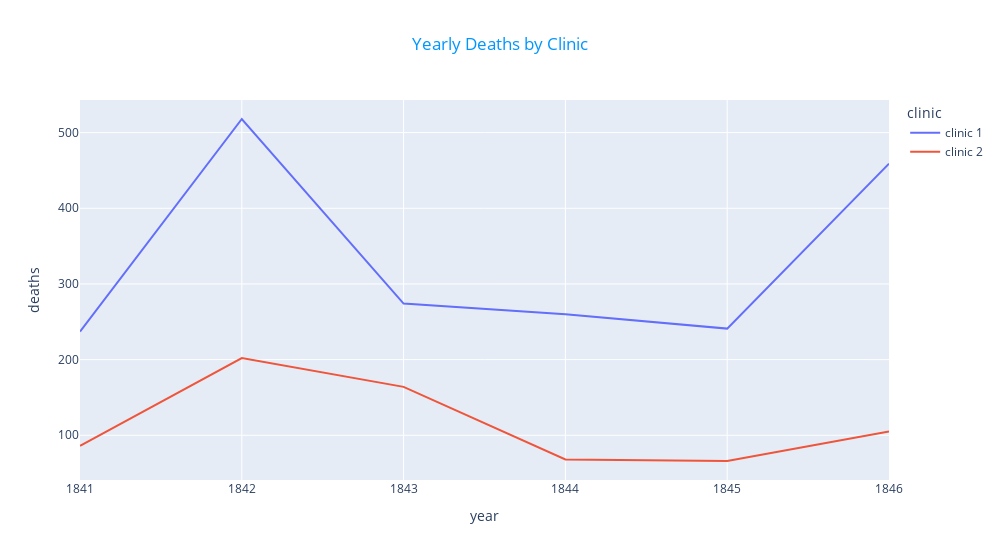

The cell this chart's notebook holds for it:
### Code cell
line = px.line(df_yearly, x='year', y='deaths',color='clinic',title='Yearly Deaths by Clinic').update_layout(title_x=0.5, width=1000)
line['layout']['title']['font'] = dict(color='#0096FF')

line.show()

### Figure 1 — Plotly figure (JSON) as saved in the notebook; plotly's stock layout.template omitted (floating-point values rounded to 4 significant figures)
{"data": [{"hovertemplate": "clinic=clinic 1<br>year=%{x}<br>deaths=%{y}<extra></extra>", "legendgroup": "clinic 1", "line": {"color": "#636efa", "dash": "solid"}, "marker": {"symbol": "circle"}, "mode": "lines", "name": "clinic 1", "orientation": "v", "showlegend": true, "type": "scatter", "x": [1841, 1842, 1843, 1844, 1845, 1846], "xaxis": "x", "y": [237, 518, 274, 260, 241, 459], "yaxis": "y"}, {"hovertemplate": "clinic=clinic 2<br>year=%{x}<br>deaths=%{y}<extra></extra>", "legendgroup": "clinic 2", "line": {"color": "#EF553B", "dash": "solid"}, "marker": {"symbol": "circle"}, "mode": "lines", "name": "clinic 2", "orientation": "v", "showlegend": true, "type": "scatter", "x": [1841, 1842, 1843, 1844, 1845, 1846], "xaxis": "x", "y": [86, 202, 164, 68, 66, 105], "yaxis": "y"}], "layout": {"legend": {"title": {"text": "clinic"}, "tracegroupgap": 0}, "title": {"font": {"color": "#0096FF"}, "text": "Yearly Deaths by Clinic", "x": 0.5}, "width": 1000, "xaxis": {"anchor": "y", "domain": [0, 1], "title": {"text": "year"}}, "yaxis": {"anchor": "x", "domain": [0, 1], "title": {"text": "deaths"}}}}
